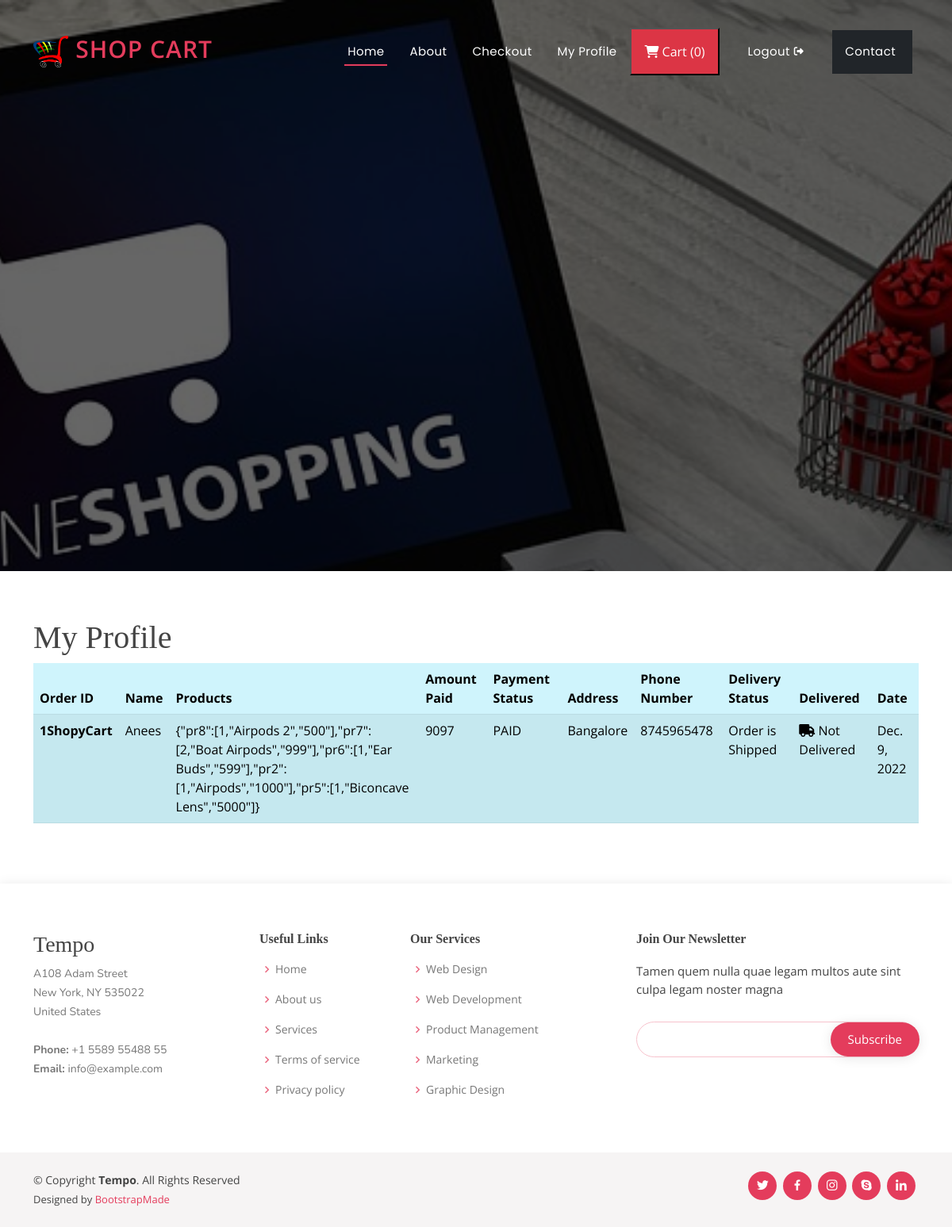
Screenshot of /profile (signed in) with the database file from the repository.
### ecommerceapp/models.py (models this page shows, shortened)
class Orders(models.Model):
    order_id = models.AutoField(primary_key=True)
    items_json =  models.CharField(max_length=5000)
    amount = models.IntegerField(default=0)
    name = models.CharField(max_length=90)
    email = models.CharField(max_length=90)
    address1 = models.CharField(max_length=200)
    address2 = models.CharField(max_length=200)
    city = models.CharField(max_length=100)
    state = models.CharField(max_length=100)
    zip_code = models.CharField(max_length=100)
    oid=models.CharField(max_length=150,blank=True)
    amountpaid=models.CharField(max_length=500,blank=True,null=True)
    paymentstatus=models.CharField(max_length=20,blank=True)
    phone = models.CharField(max_length=100,default="")

class OrderUpdate(models.Model):
    update_id = models.AutoField(primary_key=True)
    order_id = models.IntegerField(default="")
    update_desc = models.CharField(max_length=5000)
    delivered=models.BooleanField(default=False)
    timestamp = models.DateField(auto_now_add=True)

### ecommerceapp/views.py (the view)
# urls.py: path('profile',views.profile,name="profile"),
def profile(request):
    if not request.user.is_authenticated:
        messages.warning(request,"Login & Try Again")
        return redirect('/auth/login')
    currentuser=request.user.username
    items=Orders.objects.filter(email=currentuser)
    rid=""
    for i in items:
        print(i.oid)
        myid=i.oid
        rid=myid.replace("ShopyCart","")
        print(rid)
    status=OrderUpdate.objects.filter(order_id=int(rid))
    for j in status:
        print(j.update_desc)
    context ={"items":items,"status":status}
    return render(request,"profile.html",context)

### templates/profile.html (shortened to what this page needs)
{% extends 'base.html' %}
{% block body %}
<section id="portfolio" class="portfolio">
    <div class="container">
<h1>My Profile</h1>
<table class="table table-info table-striped">
    <thead>
      <tr>
        <th scope="col">Order ID</th>
        <th scope="col">Name</th>
        <th scope="col">Products</th>
        <th scope="col">Amount Paid</th>
        <th scope="col">Payment Status</th>
        <th scope="col">Address</th>
        <th scope="col">Phone Number</th>
        <th scope="col">Delivery Status</th>
        <th scope="col">Delivered</th>
        <th scope="col">Date</th>
      </tr>
    </thead>
    <tbody>
        {% for i  in items %}
        <tr>
            <th scope="row">{{i.oid}} </th>
            <td> {{i.name}}</td>
            <td>{{i.items_json}} </td>
            <td>{{i.amount}} </td>
            <td> {{i.paymentstatus}}</td>
            <td> {{i.address1}}</td>
            <td> {{i.phone}}</td>
            {% for j in status  %}
            <td> {{j.update_desc}}</td>
            {% if j.delivered %}
            <td><i class="fa-solid fa-circle-check"></i> Delivered</td>
            {% else %}
            <td> <i class="fa-solid fa-truck"></i> Not Delivered</td>
            {% endif %}
            <td> {{j.timestamp}}</td>
            {% endfor %}
        {% endfor %}
    </tbody>
</table>
    </div>
</section>
{% endblock body %}

### static/assets/css/style.css (style rules this page uses)
body { font-family: "Open Sans", sans-serif; color: #444444; }
h1, h2, h3, h4, h5, h6 { font-family: cursive; }
section { padding: 60px 0; overflow: hidden; }

### rows the page displays
Orders: oid "1ShopyCart", name "Anees", items_json "{\"pr8\":[1,\"Airpods 2\",\"500\"],\"pr7\":[2,\"Boat Airpods\",\"999\"],\"pr6\":[1,\"Ear Buds\",\"599\"],\"pr2\":[1,\"Airpods\",\"1000\"],\"pr5\":[1,\"Biconcave Lens\",\"5000\"]}", amount "9097", paymentstatus "PAID", address1 "Bangalore", phone "8745965478"
OrderUpdate: update_desc "Order is Shipped", delivered False (drawn), timestamp "Dec. 9, 2022"
